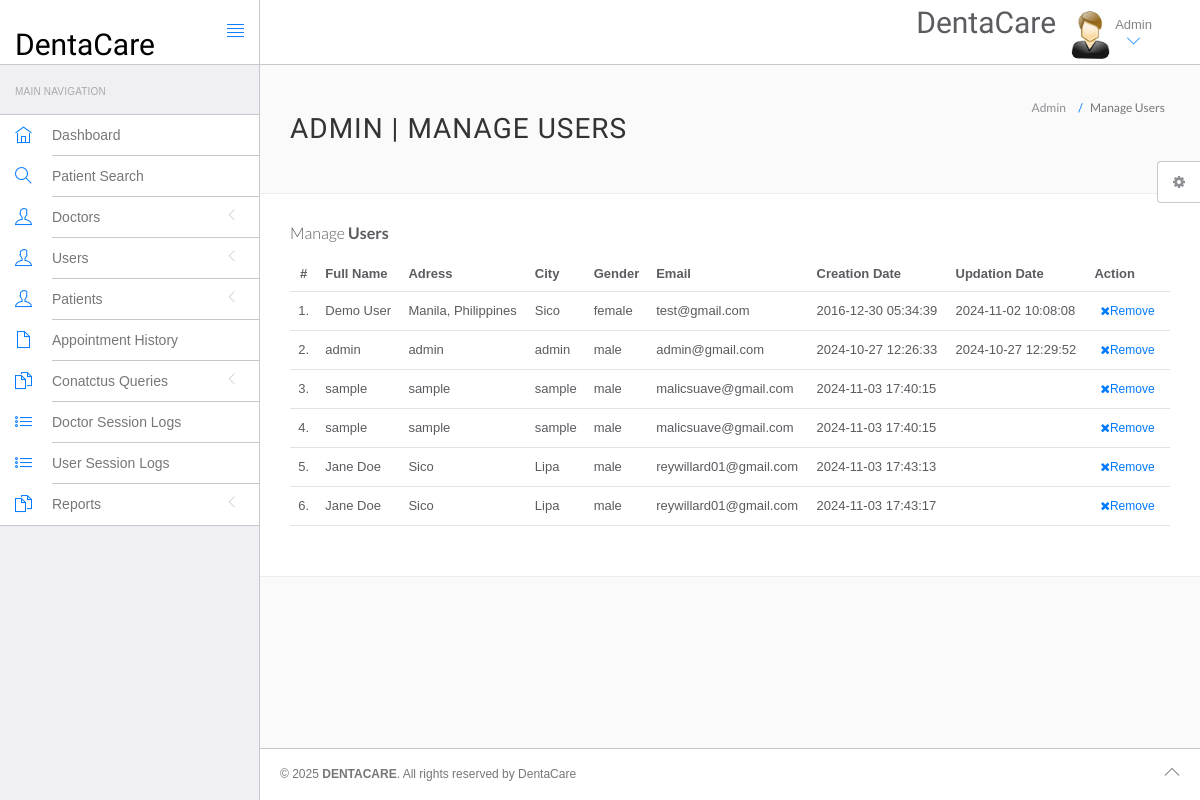
Page /hms/admin/manage-users.php (signed in) on the earlier database version.
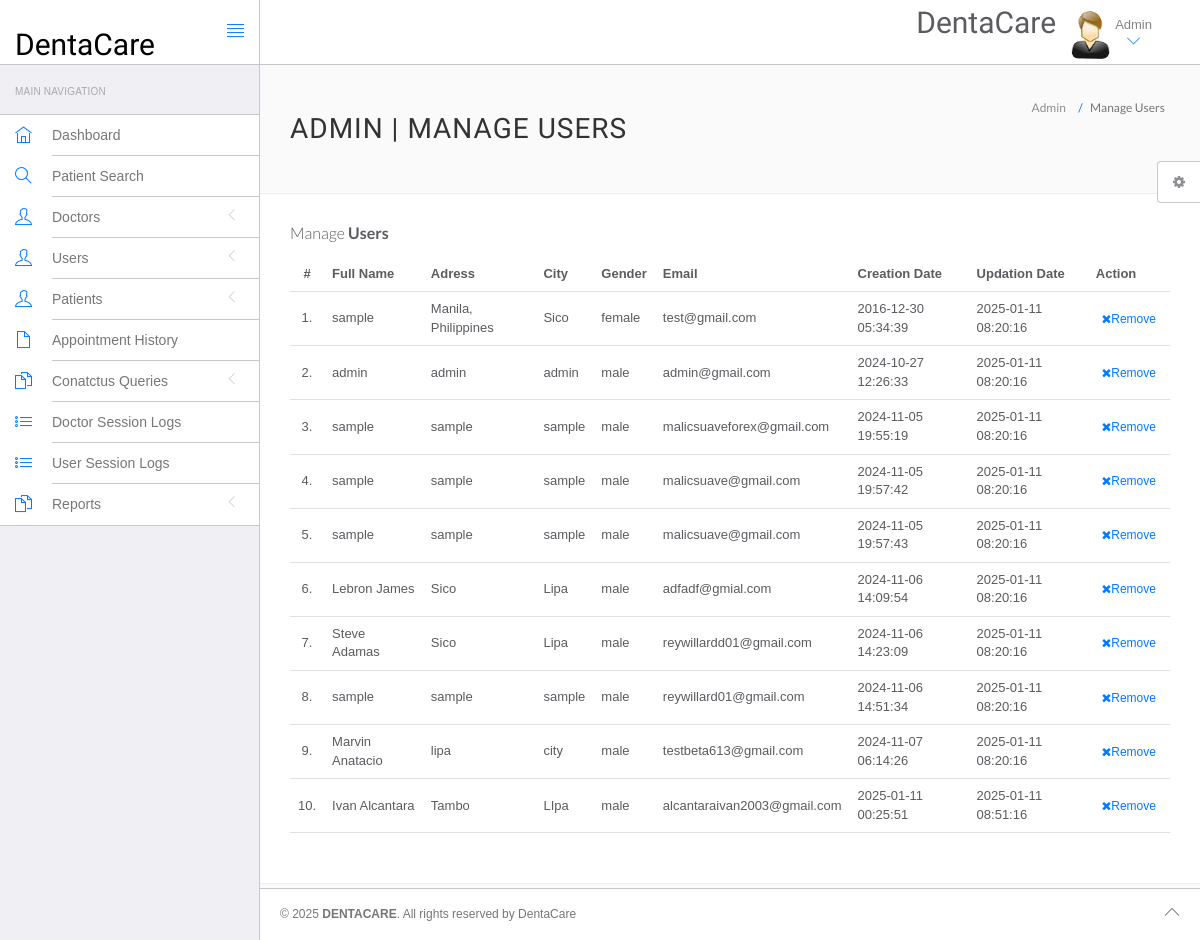
Same page on the later database version.
### tables this page shows
CREATE TABLE `users` (
  `id` int(11) NOT NULL,
  `fullName` varchar(255) DEFAULT NULL,
  `address` longtext DEFAULT NULL,
  `city` varchar(255) DEFAULT NULL,
  `province` varchar(255) DEFAULT NULL,
  `gender` varchar(255) DEFAULT NULL,
  `email` varchar(255) DEFAULT NULL,
  `password` varchar(255) DEFAULT NULL,
  `regDate` timestamp NULL DEFAULT current_timestamp(),
  `updationDate` timestamp NULL DEFAULT NULL ON UPDATE current_timestamp(),
  `role` enum('user') NOT NULL DEFAULT 'user',
  `profile_picture` varchar(255) DEFAULT NULL
);

### hms/admin/manage-users.php (the view, shortened to what this page needs)
<?php
include('include/config.php');
?>
<!DOCTYPE html>
<html lang="en">
	<head>
		<link rel="stylesheet" href="vendor/bootstrap/css/bootstrap.min.css">
		<link rel="stylesheet" href="vendor/fontawesome/css/font-awesome.min.css">
		<link rel="stylesheet" href="vendor/themify-icons/themify-icons.min.css">
		<link href="vendor/animate.css/animate.min.css" rel="stylesheet" media="screen">
		<link href="vendor/perfect-scrollbar/perfect-scrollbar.min.css" rel="stylesheet" media="screen">
		<link href="vendor/switchery/switchery.min.css" rel="stylesheet" media="screen">
		<link href="vendor/bootstrap-touchspin/jquery.bootstrap-touchspin.min.css" rel="stylesheet" media="screen">
		<link href="vendor/select2/select2.min.css" rel="stylesheet" media="screen">
		<link href="vendor/bootstrap-datepicker/bootstrap-datepicker3.standalone.min.css" rel="stylesheet" media="screen">
		<link href="vendor/bootstrap-timepicker/bootstrap-timepicker.min.css" rel="stylesheet" media="screen">
		<link rel="stylesheet" href="assets/css/styles.css">
		<link rel="stylesheet" href="assets/css/plugins.css">
		<link rel="stylesheet" href="assets/css/themes/theme-1.css" id="skin_color" />
		<link rel="stylesheet" href="https://cdn.jsdelivr.net/npm/sweetalert2@11/dist/sweetalert2.min.css">
	</head>
	<body>
		<div id="app">
<?php include('include/sidebar.php');?>
			<div class="app-content">
						<?php include('include/header.php');?>
				<div class="main-content" >
					<div class="wrap-content container" id="container">
						<section id="page-title">
							<div class="row">
								<div class="col-sm-8">
									<h1 class="mainTitle">Admin | Manage Users</h1>
																	</div>
								<ol class="breadcrumb">
									<li>
										<span>Admin</span>
									</li>
									<li class="active">
										<span>Manage Users</span>
									</li>
								</ol>
							</div>
						</section>
						<div class="container-fluid container-fullw bg-white">
									<div class="row">
								<div class="col-md-12">
									<h5 class="over-title margin-bottom-15">Manage <span class="text-bold">Users</span></h5>
									<table class="table table-hover" id="sample-table-1">
										<thead>
											<tr>
												<th class="center">#</th>
												<th>Full Name</th>
												<th class="hidden-xs">Adress</th>
												<th>City</th>
												<th>Gender </th>
												<th>Email </th>
												<th>Creation Date </th>
												<th>Updation Date </th>
												<th>Action</th>
											</tr>
										</thead>
										<tbody>
<?php
$sql=mysqli_query($con,"select * from users");
$cnt=1;
while($row=mysqli_fetch_array($sql))
{
?>
											<tr>
												<td class="center"><?php echo $cnt;?>.</td>
												<td class="hidden-xs"><?php echo $row['fullName'];?></td>
												<td><?php echo $row['address'];?></td>
												<td><?php echo $row['city'];?>
												</td>
												<td><?php echo $row['gender'];?></td>
												<td><?php echo $row['email'];?></td>
												<td><?php echo $row['regDate'];?></td>
												<td><?php echo $row['updationDate'];?>
												</td>
												<td >
												<div class="visible-md visible-lg hidden-sm hidden-xs">
	<a href="javascript:void(0);" onclick="confirmDeletion(<?php echo $row['id']; ?>)" class="btn btn-transparent btn-xs tooltips" tooltip-placement="top" tooltip="Remove">
    <i class="fa fa-times fa fa-white"></i>Remove
</a>
												</div>
												</td>
											</tr>
											<?php
$cnt=$cnt+1;
											 }?>
										</tbody>
									</table>
								</div>
							</div>
								</div>
							</div>
						</div>
					</div>
					<?php include('include/footer.php');?>
				</div>
	<?php include('include/setting.php');?>
	</body>
</html>

Differences in the rows shown:
removed users: fullName "sample", address "sample", city "sample", gender "male", email "malicsuave@gmail.com", regDate "2024-11-03 17:40:15"
removed users: fullName "sample", address "sample", city "sample", gender "male", email "malicsuave@gmail.com", regDate "2024-11-03 17:40:15"
removed users: fullName "Jane Doe", address "Sico", city "Lipa", gender "male", email "reywillard01@gmail.com", regDate "2024-11-03 17:43:13"
removed users: fullName "Jane Doe", address "Sico", city "Lipa", gender "male", email "reywillard01@gmail.com", regDate "2024-11-03 17:43:17"
changed users "Manila, Philippines": fullName "Demo User" → "sample"; updationDate "2024-11-02 10:08:08" → "2025-01-11 08:20:16"
changed users "admin": updationDate "2024-10-27 12:29:52" → "2025-01-11 08:20:16"
added users: fullName "sample", address "sample", city "sample", gender "male", email "malicsuaveforex@gmail.com", regDate "2024-11-05 19:55:19", updationDate "2025-01-11 08:20:16"
added users: fullName "sample", address "sample", city "sample", gender "male", email "malicsuave@gmail.com", regDate "2024-11-05 19:57:42", updationDate "2025-01-11 08:20:16"
added users: fullName "sample", address "sample", city "sample", gender "male", email "malicsuave@gmail.com", regDate "2024-11-05 19:57:43", updationDate "2025-01-11 08:20:16"
added users: fullName "Lebron James", address "Sico", city "Lipa", gender "male", email "adfadf@gmial.com", regDate "2024-11-06 14:09:54", updationDate "2025-01-11 08:20:16"
added users: fullName "Steve Adamas", address "Sico", city "Lipa", gender "male", email "reywillardd01@gmail.com", regDate "2024-11-06 14:23:09", updationDate "2025-01-11 08:20:16"
added users: fullName "sample", address "sample", city "sample", gender "male", email "reywillard01@gmail.com", regDate "2024-11-06 14:51:34", updationDate "2025-01-11 08:20:16"
added users: fullName "Marvin Anatacio", address "lipa", city "city", gender "male", email "testbeta613@gmail.com", regDate "2024-11-07 06:14:26", updationDate "2025-01-11 08:20:16"
added users: fullName "Ivan Alcantara", address "Tambo", city "LIpa", gender "male", email "alcantaraivan2003@gmail.com", regDate "2025-01-11 00:25:51", updationDate "2025-01-11 08:51:16"
